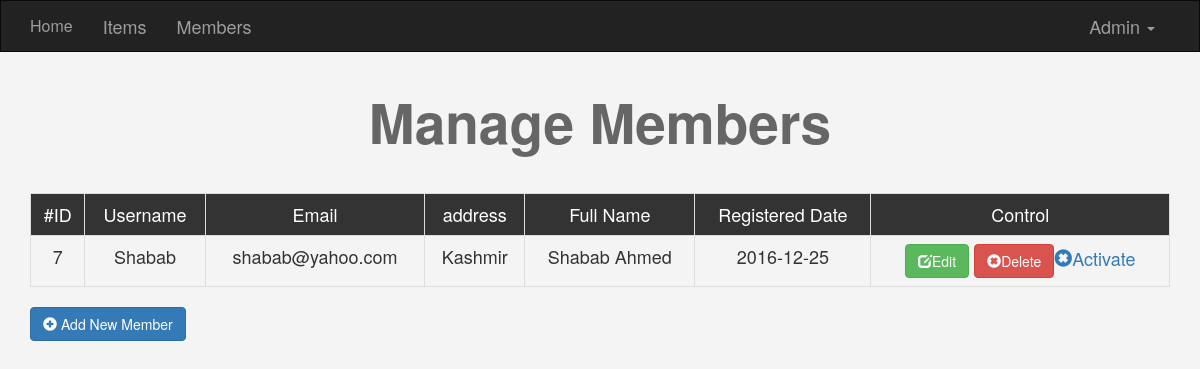
Screenshot of /members.php?do=Manage&pagedo=Pending (signed in) with the database file from the repository.
### tables this page shows
CREATE TABLE IF NOT EXISTS `user` (
  `uid` int(6) NOT NULL AUTO_INCREMENT,
  `name1` varchar(20) NOT NULL,
  `pass1` varchar(25) NOT NULL,
  `address` varchar(50) NOT NULL,
  `email` varchar(30) NOT NULL,
  `contact` int(16) NOT NULL,
  `FullName` varchar(50) NOT NULL,
  `GroupID` int(11) NOT NULL,
  `RegStatus` int(11) NOT NULL,
  `Date` date NOT NULL,
  PRIMARY KEY (`uid`)
);

### members.php (the view, shortened to what this page needs)
<?php
if(isset($_SESSION['name1'])){
  include 'init.php';
  $do =isset($_GET['do']) ? $_GET['do']: 'Manage';
if($do =='Manage')
{
  $var ='';
  if(isset($_GET['pagedo']) && $_GET['pagedo'] == 'Pending')
  {
    $var ='AND RegStatus = 0';
  }
    $query =$db->prepare("SELECT * FROM user WHERE GROUPID != 1 $var");
  $query->execute();
  $rows = $query->fetchAll();
  ?>
  <h1 class="text-center">Manage Members</h1>
  <div class="container">
    <div class="table-responsive">
      <table class="table text-center table-bordered">
        <tr>
          <td>#ID</td>
          <td>Username</td>
          <td>Email</td>
          <td>address</td>
          <td>Full Name</td>
          <td>Registered Date</td>
          <td>Control</td>
        </tr>
        <?php
            foreach ($rows as $row) {
                  echo "<tr>";
                        echo "<td>" . $row['uid'] . "</td>";
                        echo "<td>" . $row['name1'] . "</td>";
                       echo "<td>" . $row['email'] . "</td>";
                        echo "<td>" . $row['address'] . "</td>";
                       echo "<td>" . $row['FullName'] . "</td>";
                       echo "<td>" . $row['Date'] . "</td>";
                        echo "<td>
                        <a href='members.php?do=Edit&userid=" . $row['uid'] ." 'class='btn btn-success'> <i class='glyphicon glyphicon-edit'></i>Edit</a>
                        <a href='members.php?do=Delete&userid=" . $row['uid'] ." 'class='btn btn-danger'><i class='glyphicon glyphicon-remove-sign'></i>Delete</a>";
                          if($row['RegStatus'] == 0)
                          {
                            echo "<a href='members.php?do=Activate&userid=" . $row['uid'] ."' class='btn-btn-info'><i class='glyphicon glyphicon-remove-sign'></i>Activate</a>";
                          }
                                                echo "</td>";
                          echo "</tr>";
            }
            ?>
      </table>
<a href="members.php?do=Add" class="btn btn-primary"><i class=" glyphicon glyphicon-plus-sign"></i>  Add New Member</a>
</div>
<?php }
  include $calltp . 'footer.php';
}
else {
  header('Location: index.php');
  exit();
}

### css/backend.css (style rules this page uses)
body { background-color: #F4F4F4; font-size: 18px; }
h1 { font-size: 55px; margin: 40px 0; font-weight: bold; color: #666; }
.table tr:first-child td { background-color: #333; color: #fff; }

### rows the page displays
user: uid "7", name1 "Shabab", email "shabab@yahoo.com", address "Kashmir", FullName "Shabab Ahmed", Date "2016-12-25"
